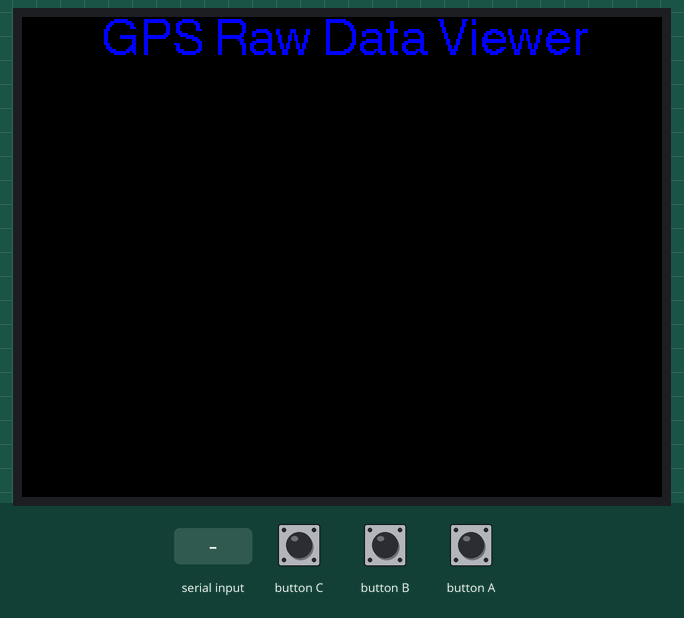
This sketch was run on a simulated ESP32. On the bench: 320×240 colour display. The inputs (shaded band) are chosen by the test bench. What the sketch prints to the serial monitor is not drawn.

Above: at 1.3 s.
1.4 s: "$GPGLL\n" received over the second serial link
At 2.3 s:
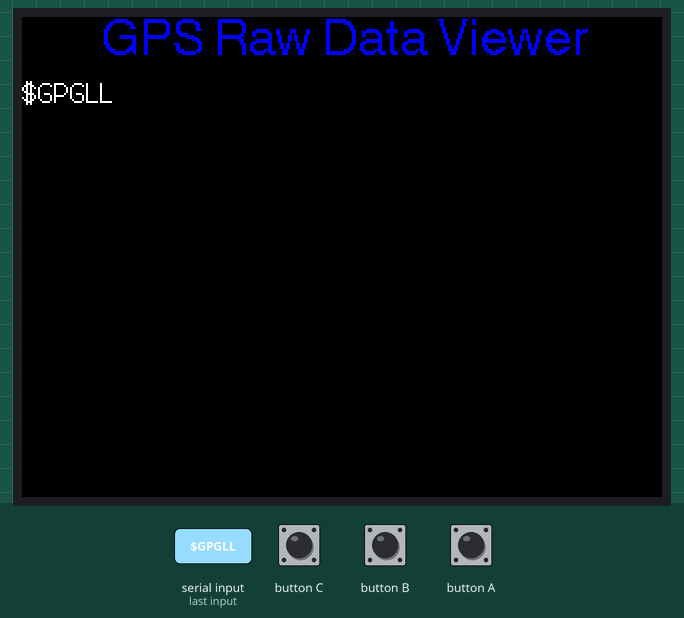
2.9 s: "1\n" received over the second serial link
At 3.4 s:
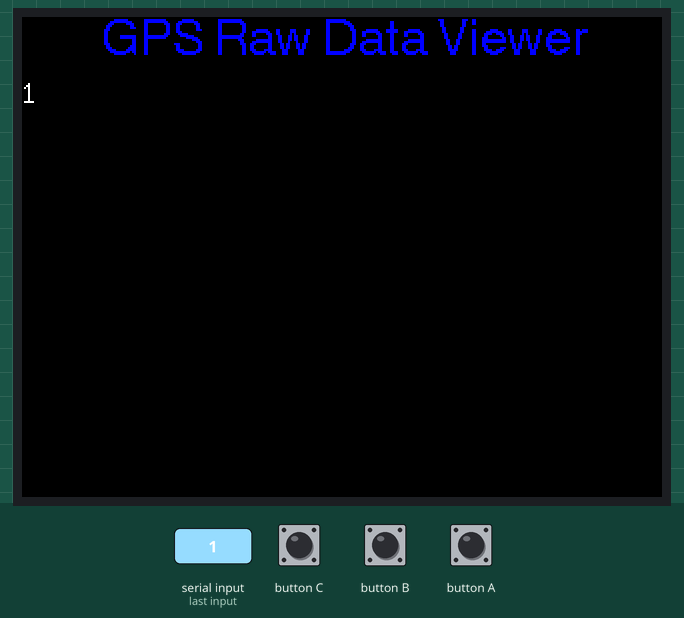
Timing chart, 0 to 5.9 s (numbered marks = the images above; inputs shaded):
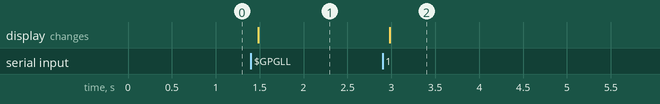

Measured:
- after the input at 1.4 s, the display: changes after 0.08 s (image 1)
- after the input at 2.9 s, the display: changes after 0.08 s (image 2)

The sketch:

GPSRaw.ino
```cpp
/******************************************
 * NEO-6M GPS Module with M5Stack
 *
 ******************************************/
#include <M5Stack.h>
#include <SoftwareSerial.h>

SoftwareSerial GroveA(21, 22);
String recv_str;
bool isFirst = true;

void setup() {
  M5.begin();
  GroveA.begin(9600);

  Serial.println("hello");
  M5.Lcd.setTextFont(4);
  M5.Lcd.setCursor(40, 0, 4);
  M5.Lcd.setTextColor(BLUE);
  M5.Lcd.println(("GPS Raw Data Viewer"));
  M5.Lcd.setCursor(0, 30, 2);
  M5.Lcd.setTextColor(WHITE);
}

void loop() {
  M5.update();

  if(GroveA.available()) {
    if(isFirst){
      M5.Lcd.clear();
      M5.Lcd.setCursor(40, 0, 4);
      M5.Lcd.setTextColor(BLUE);
      M5.Lcd.println(("GPS Raw Data Viewer"));
      M5.Lcd.setCursor(0, 30, 2);
      M5.Lcd.setTextColor(WHITE);
      isFirst = false;
    }

    recv_str = GroveA.readStringUntil('\n');
    Serial.println(recv_str);
    M5.Lcd.println(recv_str);

    // last line of unit
    if(recv_str.startsWith("$GPGLL")){
      Serial.println();
      M5.Lcd.println();
      isFirst = true;
    }
  }
  delay(10);
}
```
